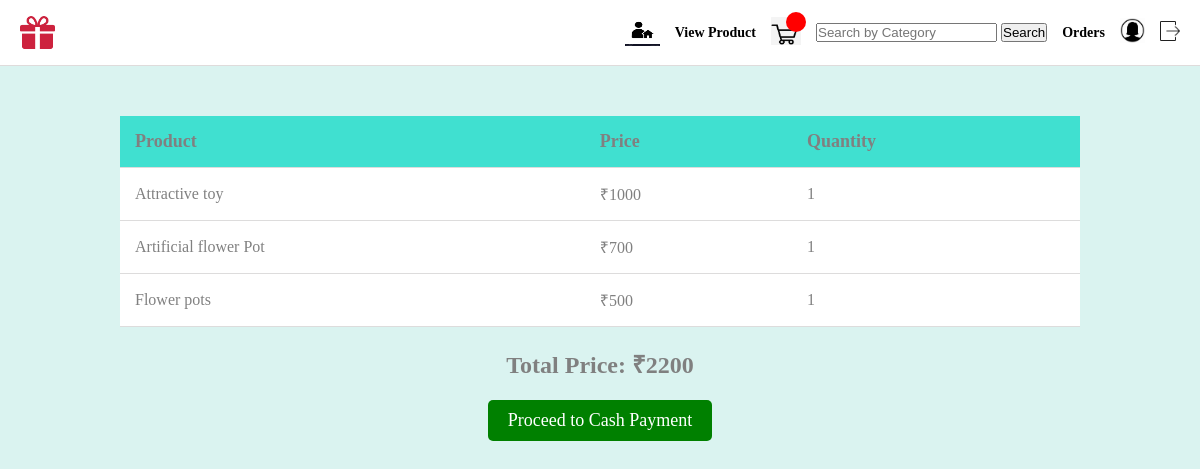
The app's page /buyall (signed in), older data.
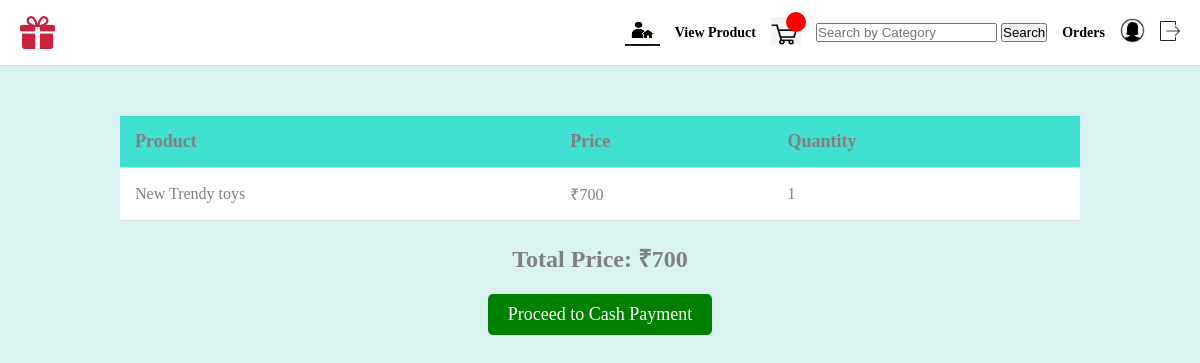
The same page, newer data.
### app/models.py (models this page shows)
class Cart(models.Model):
    product_id=models.ForeignKey(Product,on_delete=models.CASCADE)
    user_id=models.ForeignKey(User,on_delete=models.CASCADE)
    quantity=models.IntegerField(default=1,null=True,blank=True)
    size=models.CharField(max_length=100,null=True,blank=True)
    color=models.CharField(max_length=100,null=True,blank=True)

class Product(models.Model):
    product_id=models.ForeignKey(Company,on_delete=models.CASCADE)
    name=models.CharField(max_length=100)
    image=models.FileField(upload_to='media')
    description=models.CharField(max_length=100)
    price=models.IntegerField()
    category=models.CharField(null=True,blank=True,max_length=100)
    product_quantity=models.IntegerField(null=True,blank=True)
    color = models.ManyToManyField(Color)
    size = models.ManyToManyField(Size)

### app/views.py (the view)
# urls.py: path('buyall',views.buy_all,name='buyall'),
def buy_all(request):
    user = User.objects.get(user_id=request.user.id)
    data=Cart.objects.all()
    cart_items = Cart.objects.filter(user_id=user)
    total_price = 0
    for item in cart_items:
        total_price += item.product_id.price * item.quantity
    return render(request, 'buyall.html', {'cart_items': cart_items,'total_price':total_price,'data':data})

### templates/buyall.html (shortened to what this page needs)
{% extends 'userhome.html' %}
{% block content %}
</head>
<body>
<table>
    <thead>
        <tr>
            <th>Product</th>
            <th>Price</th>
            <th>Quantity</th>
        </tr>
    </thead>
    <tbody>
        {% for item in cart_items %}
        <tr>
            <td>{{ item.product_id.name }}</td>
            <td>₹{{ item.product_id.price }}</td>
            <td>{{ item.quantity }}</td>
        </tr>
        {% endfor %}
    </tbody>
</table>
<h2>Total Price: ₹{{ total_price }}</h2>
<a class="link" href="{% url 'cashpaymentall' %}">Proceed to Cash Payment</a>
{% endblock %}

Row changes from the older to the newer data that the page shows:
removed Cart: product_id.name "Attractive toy", product_id.price "1000", quantity "1"
removed Cart: product_id.name "Artificial flower Pot", product_id.price "700", quantity "1"
removed Cart: product_id.name "Flower pots", product_id.price "500", quantity "1"
added Cart: product_id.name "New Trendy toys", product_id.price "700", quantity "1"
Text that changed along with them:
{{ total_price }}: "2200" → "700"
